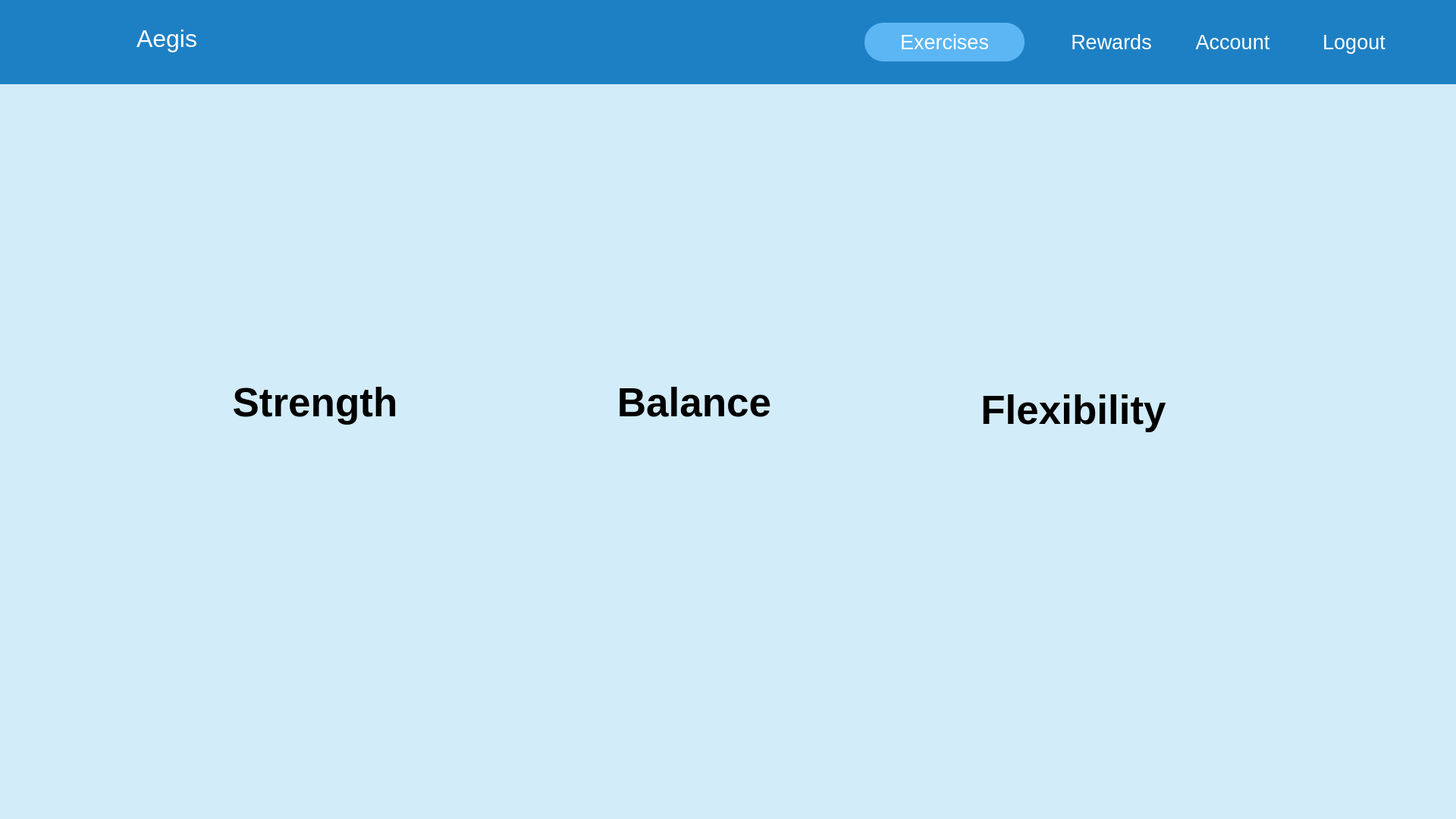
<?xml version="1.0" encoding="UTF-8"?>
<ui version="4.0">
 <class>RoutineSelectWindow</class>
 <widget class="QMainWindow" name="RoutineSelectWindow">
  <property name="geometry">
   <rect>
    <x>0</x>
    <y>0</y>
    <width>1920</width>
    <height>1080</height>
   </rect>
  </property>
  <property name="contextMenuPolicy">
   <enum>Qt::NoContextMenu</enum>
  </property>
  <property name="windowTitle">
   <string>RoutineSelectWindow</string>
  </property>
  <property name="layoutDirection">
   <enum>Qt::LeftToRight</enum>
  </property>
  <property name="autoFillBackground">
   <bool>false</bool>
  </property>
  <property name="styleSheet">
   <string notr="true">background-color: #D2ECFA;border: none</string>
  </property>
  <property name="toolButtonStyle">
   <enum>Qt::ToolButtonTextUnderIcon</enum>
  </property>
  <widget class="QWidget" name="centralWidget">
   <widget class="QFrame" name="frame">
    <property name="geometry">
     <rect>
      <x>0</x>
      <y>0</y>
      <width>1921</width>
      <height>111</height>
     </rect>
    </property>
    <property name="styleSheet">
     <string notr="true">background-color: #1E80C4</string>
    </property>
    <property name="frameShape">
     <enum>QFrame::StyledPanel</enum>
    </property>
    <property name="frameShadow">
     <enum>QFrame::Raised</enum>
    </property>
    <widget class="QLabel" name="logoLabel">
     <property name="geometry">
      <rect>
       <x>80</x>
       <y>10</y>
       <width>81</width>
       <height>91</height>
      </rect>
     </property>
     <property name="text">
      <string/>
     </property>
     <property name="pixmap">
      <pixmap resource="routineselectwindow.qrc">:/new/prefix1/project_aegis_launcher.png</pixmap>
     </property>
     <property name="scaledContents">
      <bool>true</bool>
     </property>
    </widget>
    <widget class="QLabel" name="label_2">
     <property name="geometry">
      <rect>
       <x>180</x>
       <y>20</y>
       <width>151</width>
       <height>61</height>
      </rect>
     </property>
     <property name="font">
      <font>
       <pointsize>24</pointsize>
      </font>
     </property>
     <property name="focusPolicy">
      <enum>Qt::NoFocus</enum>
     </property>
     <property name="styleSheet">
      <string notr="true">color: #ffffff</string>
     </property>
     <property name="text">
      <string>Aegis</string>
     </property>
    </widget>
    <widget class="QPushButton" name="pushButton">
     <property name="geometry">
      <rect>
       <x>1140</x>
       <y>30</y>
       <width>211</width>
       <height>51</height>
      </rect>
     </property>
     <property name="font">
      <font>
       <pointsize>20</pointsize>
      </font>
     </property>
     <property name="focusPolicy">
      <enum>Qt::NoFocus</enum>
     </property>
     <property name="styleSheet">
      <string notr="true">border-radius: 25px; background-color: #5BB6F3; color: #fff</string>
     </property>
     <property name="text">
      <string>Exercises</string>
     </property>
    </widget>
    <widget class="QPushButton" name="btnRewards">
     <property name="geometry">
      <rect>
       <x>1360</x>
       <y>30</y>
       <width>211</width>
       <height>51</height>
      </rect>
     </property>
     <property name="font">
      <font>
       <pointsize>20</pointsize>
      </font>
     </property>
     <property name="styleSheet">
      <string notr="true">border-radius: 25px; background-color: #1E80C4; color: #fff</string>
     </property>
     <property name="text">
      <string>Rewards</string>
     </property>
    </widget>
    <widget class="QPushButton" name="btnAccount">
     <property name="geometry">
      <rect>
       <x>1520</x>
       <y>30</y>
       <width>211</width>
       <height>51</height>
      </rect>
     </property>
     <property name="font">
      <font>
       <pointsize>20</pointsize>
      </font>
     </property>
     <property name="styleSheet">
      <string notr="true">border-radius: 25px; background-color: #1E80C4; color: #fff</string>
     </property>
     <property name="text">
      <string>Account</string>
     </property>
    </widget>
    <widget class="QPushButton" name="btnLogout">
     <property name="geometry">
      <rect>
       <x>1680</x>
       <y>30</y>
       <width>211</width>
       <height>51</height>
      </rect>
     </property>
     <property name="font">
      <font>
       <pointsize>20</pointsize>
      </font>
     </property>
     <property name="styleSheet">
      <string notr="true">border-radius: 25px; background-color: #1E80C4; color: #fff</string>
     </property>
     <property name="text">
      <string>Logout</string>
     </property>
    </widget>
   </widget>
   <widget class="QToolButton" name="btnBalance">
    <property name="geometry">
     <rect>
      <x>770</x>
      <y>370</y>
      <width>291</width>
      <height>321</height>
     </rect>
    </property>
    <property name="font">
     <font>
      <pointsize>40</pointsize>
      <weight>75</weight>
      <bold>true</bold>
     </font>
    </property>
    <property name="focusPolicy">
     <enum>Qt::NoFocus</enum>
    </property>
    <property name="contextMenuPolicy">
     <enum>Qt::NoContextMenu</enum>
    </property>
    <property name="styleSheet">
     <string notr="true">background-color: #D2ECFA;border: none</string>
    </property>
    <property name="text">
     <string notr="true">Balance</string>
    </property>
    <property name="icon">
     <iconset resource="routineselectwindow.qrc">
      <normaloff>:/new/prefix1/exer_balance.PNG</normaloff>:/new/prefix1/exer_balance.PNG</iconset>
    </property>
    <property name="iconSize">
     <size>
      <width>300</width>
      <height>240</height>
     </size>
    </property>
    <property name="popupMode">
     <enum>QToolButton::InstantPopup</enum>
    </property>
    <property name="toolButtonStyle">
     <enum>Qt::ToolButtonTextUnderIcon</enum>
    </property>
   </widget>
   <widget class="QToolButton" name="btnStrength">
    <property name="geometry">
     <rect>
      <x>270</x>
      <y>370</y>
      <width>291</width>
      <height>321</height>
     </rect>
    </property>
    <property name="font">
     <font>
      <pointsize>40</pointsize>
      <weight>75</weight>
      <bold>true</bold>
     </font>
    </property>
    <property name="focusPolicy">
     <enum>Qt::NoFocus</enum>
    </property>
    <property name="styleSheet">
     <string notr="true">background-color: #D2ECFA;border: none</string>
    </property>
    <property name="text">
     <string notr="true">Strength</string>
    </property>
    <property name="icon">
     <iconset resource="routineselectwindow.qrc">
      <normaloff>:/new/prefix1/exer_strength.PNG</normaloff>:/new/prefix1/exer_strength.PNG</iconset>
    </property>
    <property name="iconSize">
     <size>
      <width>300</width>
      <height>300</height>
     </size>
    </property>
    <property name="popupMode">
     <enum>QToolButton::DelayedPopup</enum>
    </property>
    <property name="toolButtonStyle">
     <enum>Qt::ToolButtonTextUnderIcon</enum>
    </property>
   </widget>
   <widget class="QToolButton" name="btnFlexibility">
    <property name="geometry">
     <rect>
      <x>1270</x>
      <y>390</y>
      <width>291</width>
      <height>301</height>
     </rect>
    </property>
    <property name="font">
     <font>
      <pointsize>40</pointsize>
      <weight>75</weight>
      <bold>true</bold>
     </font>
    </property>
    <property name="focusPolicy">
     <enum>Qt::NoFocus</enum>
    </property>
    <property name="styleSheet">
     <string notr="true">background-color: #D2ECFA;border: none</string>
    </property>
    <property name="text">
     <string notr="true">Flexibility</string>
    </property>
    <property name="icon">
     <iconset resource="routineselectwindow.qrc">
      <normaloff>:/new/prefix1/exer_Flexibility.PNG</normaloff>:/new/prefix1/exer_Flexibility.PNG</iconset>
    </property>
    <property name="iconSize">
     <size>
      <width>300</width>
      <height>330</height>
     </size>
    </property>
    <property name="toolButtonStyle">
     <enum>Qt::ToolButtonTextUnderIcon</enum>
    </property>
   </widget>
  </widget>
 </widget>
 <layoutdefault spacing="6" margin="11"/>
 <resources>
  <include location="routineselectwindow.qrc"/>
  <include location="routineselectwindow.qrc"/>
  <include location="routineselectwindow.qrc"/>
 </resources>
 <connections/>
</ui>
